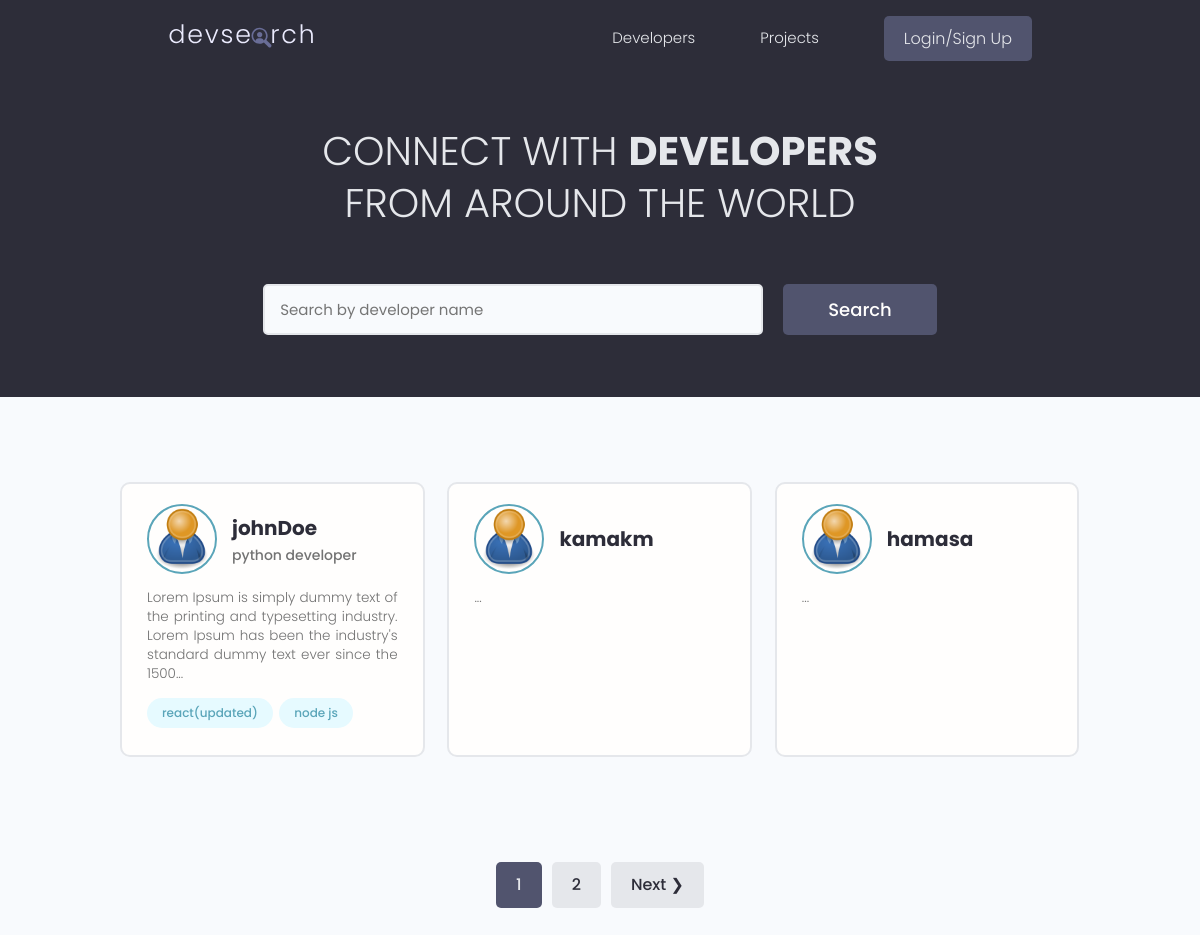
The page / on the database its author committed.
### users/models.py (models this page shows, shortened)
class Profile(models.Model):
    id = models.UUIDField(default=uuid.uuid4, unique=True,
                            primary_key=True, editable=False)
    user = models.OneToOneField(
        User, null=True, blank=True, on_delete=models.CASCADE, related_name='user')
    name = models.CharField(max_length=200, null=True, blank=True)
    user_name = models.CharField(max_length=200, null=True, blank=True)
    email = models.EmailField(null=True, blank=True)
    headline = models.CharField(max_length=800, null=True, blank=True)
    bio = models.TextField(null=True, blank=True)
    location = models.CharField(max_length=200, null=True, blank=True)
    profile_image = models.ImageField(
        null=True, blank=True, upload_to="profiles/", default="profiles/user-default.png")
    social_github = models.URLField(max_length=200, null=True, blank=True)
    social_twitter = models.URLField(max_length=200, null=True, blank=True)
    social_linkedin = models.URLField(max_length=200, null=True, blank=True)
    social_youtube = models.URLField(max_length=200, null=True, blank=True)
    social_website = models.URLField(max_length=200, null=True, blank=True)
    reviews = models.ManyToManyField(User, blank=True, related_name='reviews')
    reviews_counter = models.IntegerField(default=0, null=True, blank=True)
    created = models.DateTimeField(auto_now_add=True)
    is_saved = True
    def __init__(self, *args, **kwargs):
        super().__init__(*args, **kwargs)
        fixImage(Profile, self, 'profile_image', 'profiles/user-default.png')
    def __str__(self):
        return str(self.user.username)
    class Meta:
        ordering = ["-reviews_counter"]

class Skill(models.Model):
    id = models.UUIDField(default=uuid.uuid4, unique=True,
                            primary_key=True, editable=False)
    owner = models.ForeignKey(Profile, on_delete=models.CASCADE)
    name = models.CharField(max_length=200, null=True, blank=True)
    description = models.TextField(null=True, blank=True)
    created = models.DateTimeField(auto_now_add=True)
    def __str__(self):
        return self.name

### users/views.py (the view)
# urls.py: path('', views.profiles, name="profiles"),
def profiles(request):
    search_query, profiles = searchProfiles(request)
    try:
        pages, profiles = paginateProfiles(request, search_query, profiles)
    except Exception as error:
        return error.args[0]
    context = {"profiles": profiles,
                "search_query": search_query, "pages": pages}
    return render(request, "users/profiles.html", context)

### users/utils.py (called while the page is built)
def searchProfiles(request) -> tuple[str, list]:
    search_query = ""
    if request.GET.get("search_query"):
        search_query = request.GET.get("search_query")
    skills = Skill.objects.filter(name__icontains = search_query)
    profiles = Profile.objects.filter(Q(user_name__icontains = search_query) |
                                        Q(headline__icontains = search_query) |
                                        Q(skill__in = skills)).distinct()
    return search_query, profiles

### utils/fixImage.py (called while the page is built)
def fixImage(parent, self, name, path):
    if not getattr(self, name):
        image = {
            name: path
        }
        parent.objects.filter(id=self.id).update(**image)
        setattr(self, name, {
            'url': f'/media/{path}'
        })

### users/templates/users/profiles.html (shortened to what this page needs)
{% extends 'main.html' %} {% block content %}
<main class="home">
    <section class="hero-section text-center">
        <div class="container container--narrow">
            <div class="hero-section__box">
                <h2>CONNECT WITH <span>DEVELOPERS</span></h2>
                <h2>FROM AROUND THE WORLD</h2>
            </div>
            <div class="hero-section__search">
                <form id="search-form" class="form" action="{% url 'profiles' %}" method="GET">
                    <div class="form__field">
                        <input class="input input--text" id="formInput#search" type="text" name="search_query"
                            value = "{{search_query}}" placeholder="Search by developer name" />
                    </div>
                    <input class="btn btn--sub btn--lg" type="submit" value="Search" />
                </form>
            </div>
        </div>
    </section>
    <section class="devlist">
        <div class="container">
            <div class="grid grid--three">
                {% for profile in profiles %}
                <div class="column card">
                    <div class="dev">
                        <a href="{% url 'user-profile' profile.id %}" class="card__body">
                            <div class="dev__profile">
                                <img class="avatar avatar--md" src="{{profile.profile_image.url}}"
                                    alt="image" />
                                <div class="dev__meta">
                                    <h3>{{profile}}</h3>
                                    <h5>{{profile.headline|default:""|slice:"60"}}</h5>
                                </div>
                            </div>
                            <p class="dev__info">{{profile.bio|slice:"150"}}...</p>
                            <div class="dev__skills">
                                {% for skill in profile.skill_set.all|slice:"3" %}
                                <span class="tag tag--pill tag--main">
                                    <small>{{skill}}</small>
                                </span>
                                {% endfor %}
                            </div>
                        </a>
                    </div>
                </div>
                {% endfor %}
            </div>
        </div>
    </section>
    {% include "pagination.html" with queryset=profiles pages=pages %}
</main>
{% endblock content %}

### static/styles/app.css (style rules this page uses)
:root { --color-sub: #2d2d39; }
.btn--sub { background-color: var(--color-sub-light); }
.card { border: 2px solid var(--color-light); }
img { width: 100%; }
.hero-section { height: 40vh; display: flex; align-items: center; background-color: var(--color-sub); }
.hero-section__box { margin-bottom: 4rem; }
.hero-section__box > h2, .hero-section__box > h2 > span { font-size: 4rem; color: var(--color-light); line-height: 1.3; text-transform: uppercase; }
.hero-section__box > h2 { font-weight: 300; }
.hero-section__box > h2 > span { font-weight: 700; }
.hero-section__search > .form { display: flex; align-items: center; justify-content: center; gap: 2rem; }
.hero-section__search > .form input.input--text { width: 50rem; }
.devlist { margin-top: 8rem; }
.devlist .grid { align-items: stretch; }
.devlist .dev .dev__profile { display: flex; align-items: center; gap: 1.5rem; }
.devlist .dev .dev__meta h3 { color: var(--color-sub); font-size: 2rem; font-weight: 700; }
.devlist .dev .dev__meta h5 { color: var(--color-text); font-size: 1.4rem; font-weight: 500; }
.devlist .dev .dev__info { margin: 1.5rem 0; font-size: 1.35rem; line-height: 1.4; text-align: justify; }

### static/uikit/styles/modules/_variables.css (style rules this page uses)
:root { --color-main: #5aa5b9; --color-main-light: #e6faff; --color-sub: #3f4156; --color-sub-light: #51546e; --color-sub-lighter: #ededfd; --color-text: #737373; --color-gray: #8b8b8b; --color-light: #e5e7eb; --color-light-gray: #767676; --color-bg: #f8fafd; --color-white: #fffefd; --color-white-light: #f3f3f3; --color-success: #359e64; --color-success-bg: #def8e8; --color-error: #fc4b0b; --color-error-bg: #fff2ee; --font-base: 'Poppins', arial, helvetica, 'Segoe UI', roboto, ubuntu, sans-serif; --font-monospace: 'Fira Code', 'Courier New', courier, monospace; --font-regular: 300; --font-medium: 500; --font-bold: 700; --generic-shadow: 1px 1px 5px #00000010; --generic-transition: all 0.3s ease-in-out; }

### static/uikit/styles/modules/_base.css (style rules this page uses)
* { margin: 0; padding: 0; box-sizing: border-box; text-rendering: optimizeLegibility; color: inherit; font-size: inherit; }
html { font-size: 50%; }
@media only screen and (min-width: 480px) { html { font-size: 56.25%; } }
@media only screen and (min-width: 1200px) { html { font-size: 62.5%; } }
body { line-height: 1.6; font-weight: 400; font-size: 1.5rem; color: var(--color-text); background-color: var(--color-bg); min-height: 100vh; }

### static/uikit/styles/modules/_typography.css (style rules this page uses)
* { font-family: var(--font-base); }
h2 { font-size: 3.6rem; font-weight: var(--font-bold); }
h3 { font-size: 3.2rem; font-weight: var(--font-medium); }
h5 { font-size: 2.4rem; font-weight: var(--font-medium); }
h5, h6 { font-weight: var(--font-regular); }
p, span, strong { font-size: 1.6rem; color: var(--color-text); font-weight: var(--font-regular); }
a { padding-bottom: 2px; text-decoration: none; display: inline-block; color: var(--color-main); font-weight: var(--font-medium); }

### static/uikit/styles/modules/_utilities.css (style rules this page uses)
.container { width: 92%; max-width: 165rem; margin: 0 auto; box-sizing: border-box; }
.container--narrow { width: 92%; max-width: 120rem; }
@media screen and (min-width: 1000px) { .container { width: 90%; } }
@media screen and (min-width: 1000px) { .container--narrow { width: 85%; } }
@media screen and (min-width: 1200px) { .container { width: 80%; } }
@media screen and (min-width: 1200px) { .container--narrow { width: 72%; } }
.text-center { text-align: center; }

### static/uikit/styles/modules/_avatar.css (style rules this page uses)
.avatar { border-radius: 50%; border: 2px solid var(--color-main); object-fit: cover; }
.avatar--md { height: 7rem; width: 7rem; }

### static/uikit/styles/modules/_button.css (style rules this page uses)
.btn { display: inline-block; position: relative; cursor: pointer; background-color: var(--color-light); font-weight: var(--font-medium); color: var(--color-sub); text-decoration: none; padding: 1rem 2rem; border-radius: 0.5rem; border: none; width: -webkit-fit-content; width: -moz-fit-content; width: fit-content; height: -webkit-fit-content; height: -moz-fit-content; height: fit-content; font-size: 1.6rem; outline-width: 0; outline-color: transparent; -webkit-backface-visibility: hidden; backface-visibility: hidden; transition: all 0.3s ease-in-out; }
.btn--sub { background-color: var(--color-sub); color: var(--color-white); }
.btn--lg { font-size: 1.8rem; padding: 1.2rem 4.5rem; }

### static/uikit/styles/modules/_card.css (style rules this page uses)
.card { border-radius: 1rem; background-color: var(--color-white); border: 1.5px solid var(--color-light); width: auto; height: auto; margin-top: 0.5rem; margin-bottom: 0.5rem; overflow: hidden; }
.card__body, .card__header { padding: 2rem 2.5rem; }

### rows shown on the page
Profile: profile_image (placeholder picture), user.username "johnDoe", headline "python developer", bio "Lorem Ipsum is simply dummy text of the printing and typesetting industry. Lorem Ipsum has been the industry's standard dummy text ever since the 1500"
Skill: name "react(updated)"
Skill: name "node js"
Profile: profile_image (placeholder picture), user.username "kamakm"
Profile: profile_image (placeholder picture), user.username "hamasa"

### other values the page prints
{{ page }} "1" "2"
